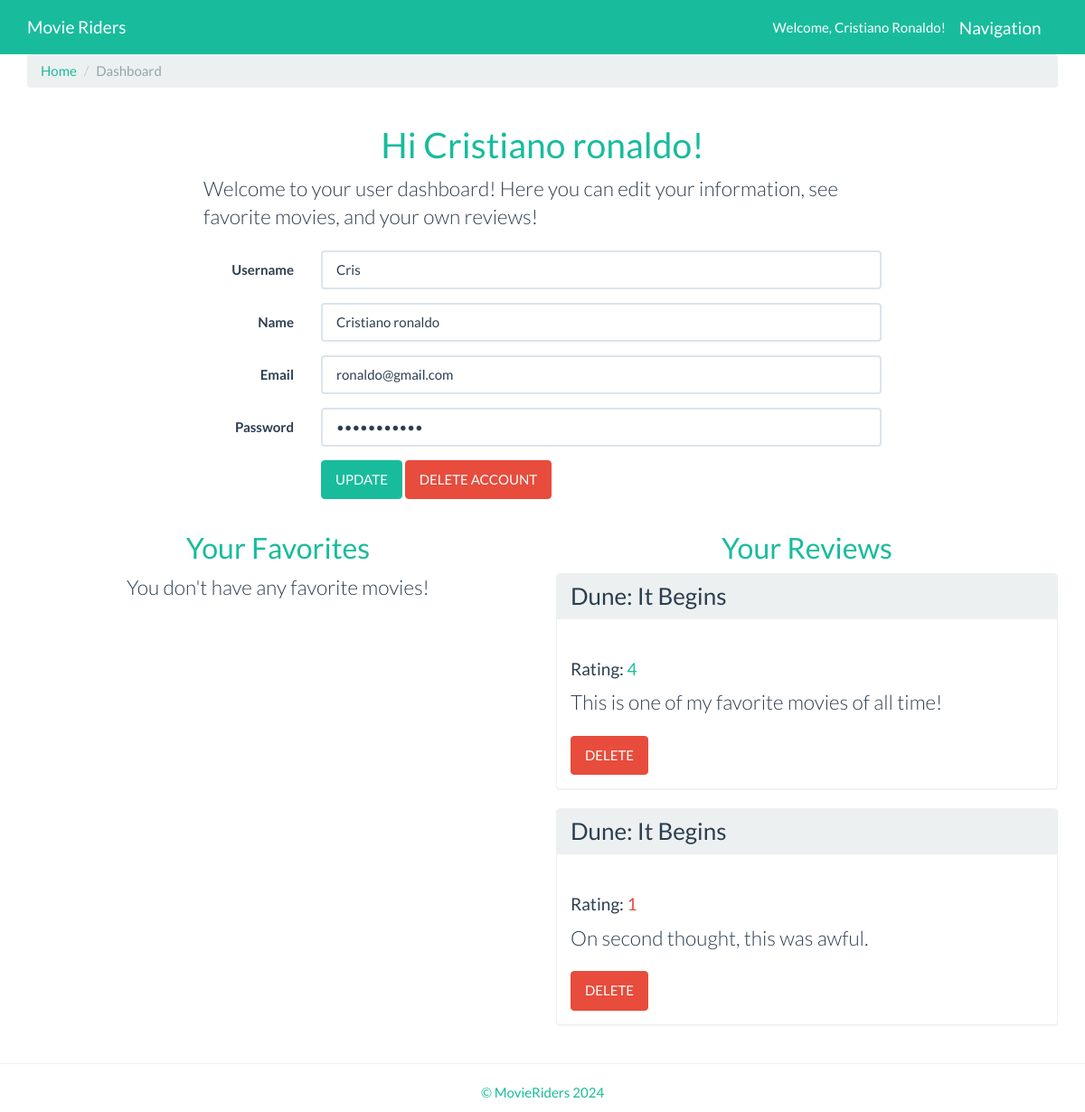
The page /useraccount.php (signed in) on the database its author committed.
### tables this page shows
CREATE TABLE `users` (
  `user_id` int(11) unsigned NOT NULL AUTO_INCREMENT,
  `user_name` varchar(50) NOT NULL DEFAULT '',
  `user_full_name` varchar(150) NOT NULL DEFAULT '',
  `user_email` varchar(255) NOT NULL DEFAULT '',
  `user_password` varchar(255) NOT NULL DEFAULT '',
  `user_role` int(11) NOT NULL,
  PRIMARY KEY (`user_id`)
);

CREATE TABLE `reviews` (
  `review_id` int(11) unsigned NOT NULL AUTO_INCREMENT,
  `review_movie_id` int(11) unsigned NOT NULL,
  `review_user_id` int(11) unsigned NOT NULL,
  `review_rating` int(11) NOT NULL,
  `review_content` varchar(255) NOT NULL DEFAULT '',
  PRIMARY KEY (`review_id`),
  KEY `users_foreign_key` (`review_user_id`),
  KEY `movies_foreign_key` (`review_movie_id`),
  CONSTRAINT `movies_foreign_key` FOREIGN KEY (`review_movie_id`) REFERENCES `movies` (`movie_id`) ON DELETE CASCADE ON UPDATE CASCADE,
  CONSTRAINT `users_foreign_key` FOREIGN KEY (`review_user_id`) REFERENCES `users` (`user_id`) ON DELETE CASCADE ON UPDATE CASCADE
);

CREATE TABLE `movies` (
  `movie_id` int(11) unsigned NOT NULL AUTO_INCREMENT,
  `movie_name` varchar(255) NOT NULL DEFAULT '',
  `movie_year` int(4) NOT NULL,
  `movie_rating` varchar(10) NOT NULL DEFAULT '',
  `movie_bio` varchar(255) DEFAULT NULL,
  `movie_img` varchar(200) NOT NULL,
  PRIMARY KEY (`movie_id`)
);

### useraccount.php (the view, shortened to what this page needs)
<?php
require_once ('includes/header.php');
require_once ('includes/database.php');
$user_id = $session_id;
$query_str = "SELECT * FROM users WHERE user_id=" . $user_id;
$review_str = "select review_content, review_id, review_rating, movie_name, movie_id from reviews join movies on reviews.review_movie_id=movies.movie_id where reviews.review_user_id=" . $user_id;
$result = $conn->query($query_str);
$review_result = $conn->query($review_str);
$result_row = $result->fetch_assoc();
if (!$result) {
	$errno = $conn->errno;
	$errmsg = $conn->error;
	echo "Selection failed with: ($errno) $errmsg<br/>\n";
	$conn->close();
	exit;
} else {
	?>
	<div class="container wrapper">
		<ul class="breadcrumb">
			<li><a href="movies.php">Home</a></li>
			<li class="active">Dashboard</li>
		</ul>
		<div class="row">
			<div class="col-xs-8 col-xs-offset-2">
				<h1 class="text-center text-success">Hi <?php echo $name; ?>!</h1>
				<p class="lead">Welcome to your user dashboard! Here you can edit your information, see favorite movies, and your own reviews!</p>
			</div>
		</div>
		<div class="row">
			<div class="col-xs-8 col-xs-offset-2">
				<form name="edituser" class="form-horizontal" role="form" action="updateaccount.php" method="get" enctype="text/plain">
					<div class="form-group">
						<label for="newUserName" class="col-sm-2 control-label">Username</label>
						<div class="col-sm-10">
							<input type="text" class="form-control" id="newUserName" name="username" value="<?php echo $result_row['user_name']; ?>" required>
						</div>
					</div>
					<div class="form-group">
						<label for="newName" class="col-sm-2 control-label">Name</label>
						<div class="col-sm-10">
							<input type="text" class="form-control" id="newName" name="name" value="<?php echo $result_row['user_full_name']; ?>" required>
						</div>
					</div>
					<div class="form-group">
						<label for="newEmail" class="col-sm-2 control-label">Email</label>
						<div class="col-sm-10">
							<input type="email" class="form-control" id="newEmail" name="email" value="<?php echo $result_row['user_email']; ?>" required>
						</div>
					</div>
					<div class="form-group">
						<label for="newPassword" class="col-sm-2 control-label">Password</label>
						<div class="col-sm-10">
							<input type="password" class="form-control" id="newPassword" name="password" value="<?php echo $result_row['user_password']; ?>" required>
						</div>
					</div>
					<div class="form-group">
						<div class="col-sm-offset-2 col-sm-10">
							<a href="javascript:document.edituser.submit()" class="btn btn-success">UPDATE</a>
							<a class="btn btn-danger" href="deleteuser.php?id=<?php echo $result_row['user_id'] ?>">DELETE ACCOUNT</a>
						</div>
					</div>
				</form>
			</div>
		</div>
		<div class="row">
			<div class="col-xs-6">
				<h2 class="text-center text-success">Your Favorites</h2>
				<?php
				if (isset($items)) {
					$items_count_value = array_count_values($items);
					foreach ($items_count_value as $id => $qty) {
						$query_str = "SELECT * FROM movies WHERE movie_id=" . $id;
						$result = $conn->query($query_str);
						$result_row = $result->fetch_assoc();
						$id = $result_row['movie_id'];
						$img = $result_row['movie_img'];
						$title = "<a href='moviedetails.php?id= " . $result_row['movie_id'] . "'>" . $result_row['movie_name'] . "</a>";
						?>
						<div class="row movie-list">
							<div class="col-xs-12">
								<div class="panel panel-default">
									<div class="panel-heading">
										<h3 class="panel-title">
											<?php echo "$title";?>
										</h3>
									</div>
								</div>
							</div>
						</div>
					<?php
					}
				}else {
					echo "<p class='lead text-center'>You don't have any favorite movies!</p>";
				}
				?>
			</div>
			<div class="col-xs-6">
				<h2 class="text-center text-success">Your Reviews</h2>
				<?php
					while ($review_row = $review_result->fetch_assoc()) { ?>
						<div class="panel panel-default">
							<div class="panel-heading movie-list">
								<h3 class="panel-title">
									<a href="moviedetails.php?id=<?= $review_row['movie_id'] ?>"><?= $review_row['movie_name'] ?></a>
								</h3>
							</div>
							<div class="panel-body">
								<h4>Rating: <span class="<?php
									if ($review_row['review_rating'] >= 4) {
										echo 'text-success';
									} elseif ($review_row['review_rating'] < 2) {
										echo 'text-danger';
									}
									?>"> <?= $review_row['review_rating'] ?></span></h4>
								<p class="lead"><?= $review_row['review_content'] ?></p>
								<a class="btn btn-danger" href="deletereview.php?id=<?= $review_row['review_id'] ?>">DELETE</a>
							</div>
						</div>
					<?php
					} ?>
			</div>
		</div>
	</div>
<?php
}
include ('includes/footer.php');
?>

### rows shown on the page
users: username "Cris", name "Cristiano ronaldo", email "ronaldo@gmail.com"
reviews: review_movie.movie_name "Dune: It Begins", review_rating "4", review_content "This is one of my favorite movies of all time!"
reviews: review_movie.movie_name "Dune: It Begins", review_rating "1", review_content "On second thought, this was awful."

### other values the page prints
$name "Cristiano ronaldo"
